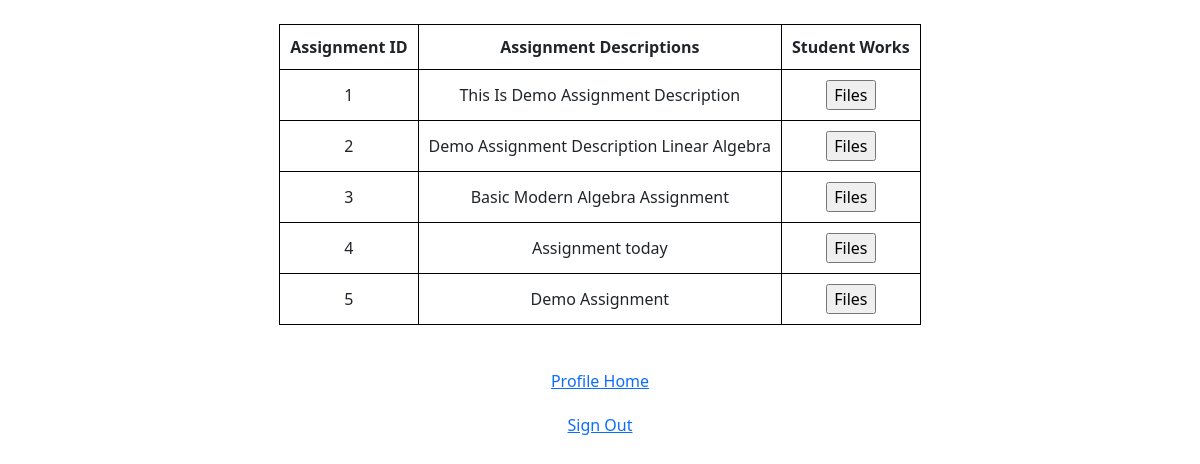
Page /prev_assignments.php (signed in) on the committed database.
### tables this page shows
CREATE TABLE `assignment` (
  `course_id` varchar(100) DEFAULT NULL,
  `instructor_id` int(11) DEFAULT NULL,
  `assignment_id` int(11) NOT NULL,
  `description` varchar(1000) DEFAULT NULL,
  `file_path` varchar(500) DEFAULT NULL,
  `due_time` datetime DEFAULT NULL,
  `start_time` datetime DEFAULT NULL
);

### prev_assignments.php (the view, shortened to what this page needs)
<?php
include('connect.php');
?>
<!doctype html>
<html lang="en">
<head>
    <link href="https://cdn.jsdelivr.net/npm/bootstrap@5.1.3/dist/css/bootstrap.min.css" rel="stylesheet">
</head>
<body>
    <?php
    echo '<table class="center">';
    echo '<tr>
    <th> Assignment ID  </th>
    <th> Assignment Descriptions </th>
    <th> Student Works </th>
    </tr>';
    $instructor_id  = $_SESSION['ins_id'];
    $sql = mysqli_query($conn, "select* from assignment where instructor_id = '$instructor_id'");
    echo '<br>';
    while ($row = mysqli_fetch_assoc($sql)) {
        echo '<tr>';
        echo '<td>' . $row['assignment_id'] . '</td>';
        echo '<td>' . $row['description'] . '</td>';
        $assignment_id = $row['assignment_id'];
        echo '<form action="student_uploads.php" method = "POST">
        <input type="number" name = "aid" value=' . $assignment_id . ' hidden>' .
            '<td>' . '<input type="submit" value = "Files">' . '</td>' .
            '</form>';
        echo '</tr>';
    }
    echo '</table>';
    ?>
    <br>
    <div><a href="instructor_profile.php"> Profile Home </a></div>
    <div><a href="logout.php">Sign Out</a></div>
</body>
</html>

### prev_assignments.php (style rules this page uses)
div { margin-top: 20px; display: flex; align-items: center; justify-content: center }
a { text-align: center; }
table, th, td { text-align: center; padding: 10px; border: 1px solid black; }
.center { padding: 10px; text-align: center; margin-left: auto; margin-right: auto; border: 1px solid black; }

### rows in the picture
assignment: assignment_id "1", description "This Is Demo Assignment Description"
assignment: assignment_id "2", description "Demo Assignment Description Linear Algebra"
assignment: assignment_id "3", description "Basic Modern Algebra Assignment"
assignment: assignment_id "4", description "Assignment today"
assignment: assignment_id "5", description "Demo Assignment"
